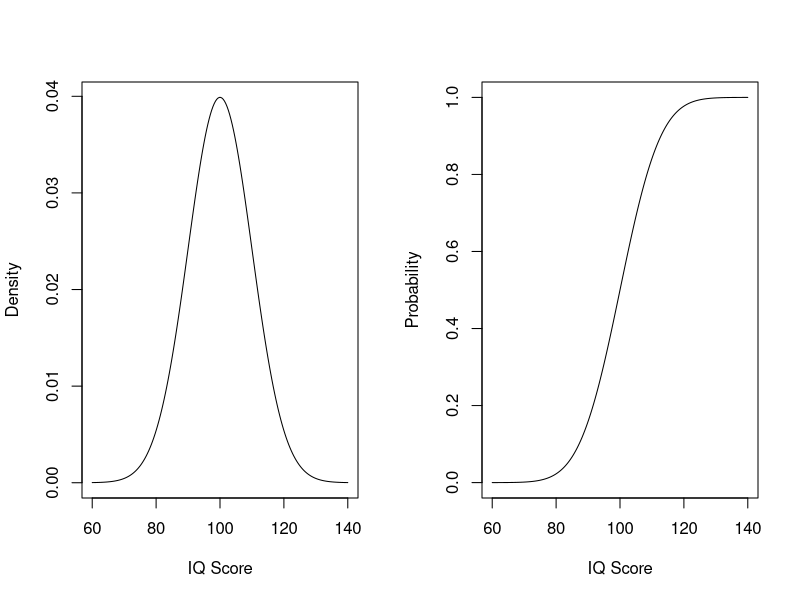
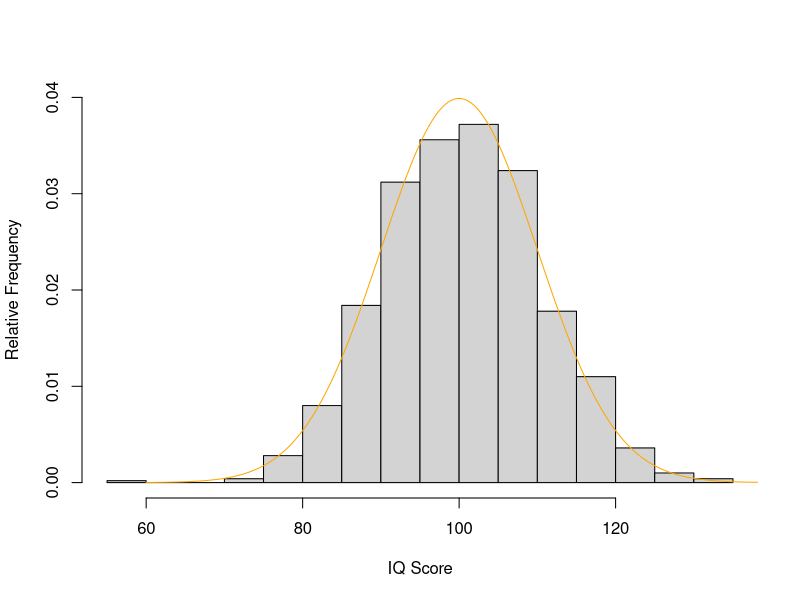

Here is the R script that generated these plots, in order:
# Sampling with vs without replacemenet

sample(5,5,replace=TRUE)
sample(5,5,replace=FALSE)


# Keno: Gambling!
balls <- 1:80
ohio <- sample(balls,20,replace=FALSE)

# Don't peek!  Pick your number of spots and your numbers
spots <- 5
my.picks <- sample(80,spots,replace=FALSE)

# Number of possible spot combos you could have picked
N <- gamma(81)/gamma(6)/gamma(76)

# How many spots did you match?
N.matches <- sum(my.picks %in% ohio)

# What's the probability of this number of matches?
# N.matches have to come from the 20, and (spots - N.matches) have to come from the remaining 60
hits <- gamma(21)/gamma(N.matches+1)/gamma(20 - N.matches+1) # Number of ways to pick the matches
misses <- gamma(61)/gamma(spots - N.matches+1)/gamma(60 - spots + N.matches+1) # Number of ways to pick the mismatches

# Number of ways we could have gotten N.matches
hits*misses

# Probility of N.matches
hits*misses/N

# Compare with the Hypergeometric distribution
dhyper(N.matches,20,60,spots)


# Using R's distribution functions

# Choose a mean and standard deviation
# IQ scores have mean 100 and sd 10
mu <- 100
sigma <- 10

# Select IQ scores for plotting
iq <- seq(mu-4*sigma,mu+4*sigma,length=200)

# Plot the density and distribution functions
par(mfrow=c(1,2))
plot(iq,dnorm(iq,mu,sigma),ylab="Density",xlab="IQ Score",type='l')
plot(iq,pnorm(iq,mu,sigma),ylab="Probability",xlab="IQ Score",type='l')
par(mfrow=c(1,1)) #reset to single plots

# Quantiles
p <- seq(0,1,by=.1)
cbind(100*p,qnorm(p,mu,sigma))

# Probabilities
# 1. Pr(IQ < 110)
pnorm(110,mu,sigma)
# 2. Pr(IQ > 95)
1 - pnorm(95,mu,sigma)
# 3. Pr(85 < IQ < 105)
pnorm(105,mu,sigma) - pnorm(85,mu,sigma)

# Random sampling
norm.sample <- rnorm(1000,mu,sigma)
hist(norm.sample,freq=FALSE,ylab="Relative Frequency",
     xlab="IQ Score",main="",ylim=c(0,.04))
lines(iq,dnorm(iq,mu,sigma),col='orange')
